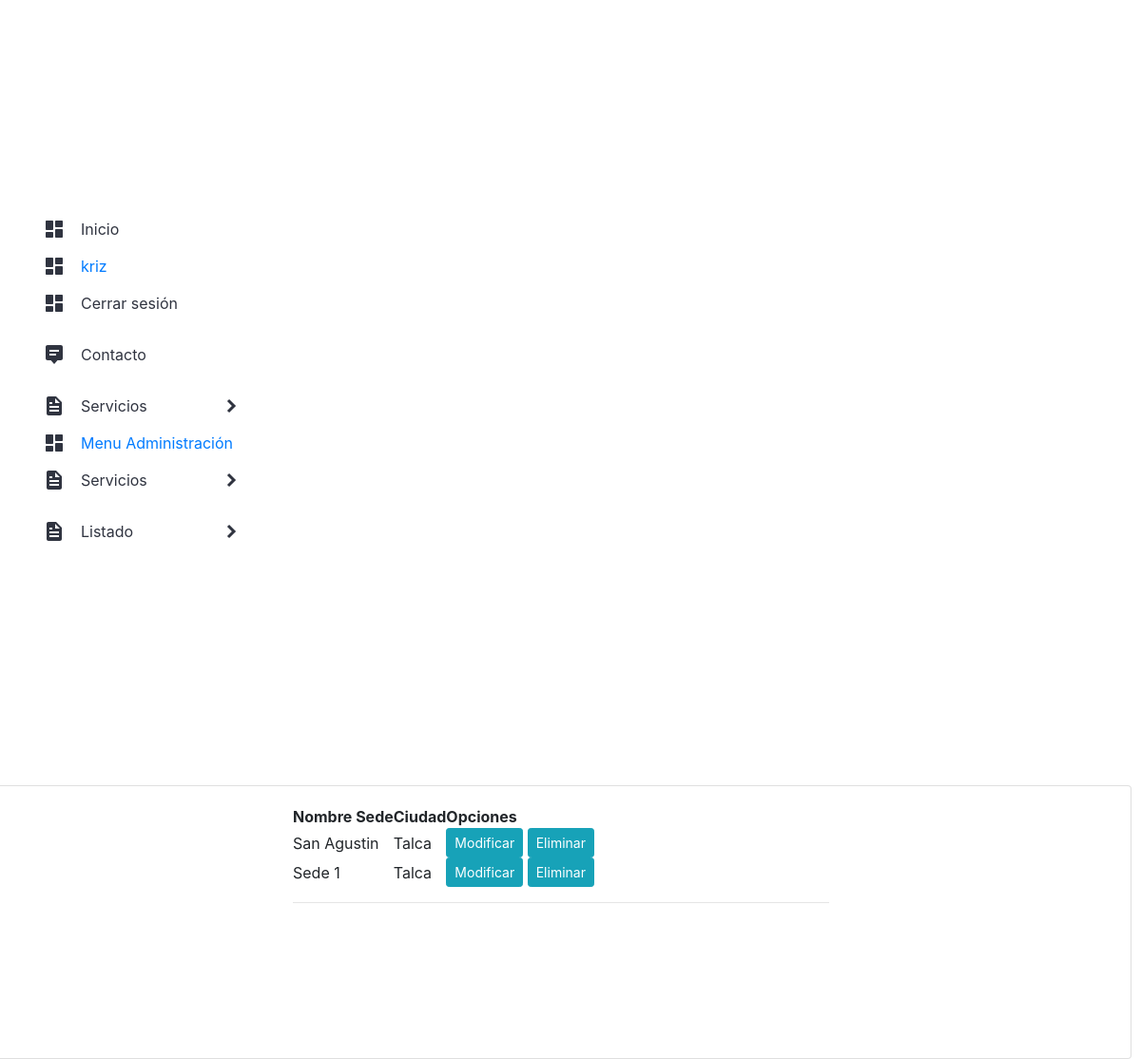
/listar_sedes/ (signed in), run on the app's committed database.
### app/models.py (models this page shows, shortened)
class Sede (models.Model):
    nombre_sede = models.CharField(max_length=255)
    ciudad = models.ForeignKey(Ciudad, on_delete = models.PROTECT)

class Ciudad (models.Model):
    nombre_ciudad = models.CharField(max_length=50)
    def __str__(self):
        return self.nombre_ciudad

### app/views.py (the view)
# urls.py: path('listar_sedes/', listar_sedes, name="listar_sedes"),
@login_required
def listar_sedes(request):
    Sedes = Sede.objects.all()
    data = {
        'Sedes': Sedes
    }
    return render(request, 'app/productos/listar_sedes.html', data)

### app/templates/app/productos/listar_sedes.html (shortened to what this page needs)
{% extends 'app/base.html' %}
{% block contenido %}
{% load humanize %}
<div class="card">
    <div class="card-body">
        <div class="row">
            <div class="col-12 col-md-6 offset-md-3">
                <table>
                    <tr>
                        <th>Nombre Sede</th>
                        <th>Ciudad</th>
                        <th>Opciones</th>
                    </tr>
                    {% for s in Sedes %}
                    <tr>
                        <td>{{ s.nombre_sede | title }}</td>
                        <td>{{ s.ciudad | title }}</td>
                        <td>
                            <a href="{% url 'modificar_sedes' s.id %}" class="btn btn-info btn-sm">Modificar</a>
                            <a href="#" onclick="eliminarSedes({{ s.id }})" class="btn btn-info btn-sm">Eliminar</a>
                        </td>
                    </tr>
                    {%endfor%}
                </table>
                <hr>
            </div>
        </div>
    </div>
</div>
{% endblock %}

### app/templates/app/base.html (shortened to what this page needs)
<!DOCTYPE html>
<html lang="es">
<head>
    {% load static %}
    <link rel="stylesheet" href="{% static 'app/css/styles.css' %}">
    <link rel="stylesheet" href="https://cdn.jsdelivr.net/npm/bootstrap@4.5.3/dist/css/bootstrap.min.css">
</head>
<body>
    <nav class="nav">
        <ul class="list">
            <li class="list__item">
                <div class="list__button">
                    <img src="{% static 'app/assets/dashboard.svg' %}" class="list__img">
                    <a href="{% url 'Index' %}" class="nav__link">Inicio</a>
                </div>
            </li>
            <li class="list__item">
                <div class="list__button">
                    <img src="{% static 'app/assets/dashboard.svg' %}" class="list__img">
                    <a href="#" class="nav_link">{{ user.username }}</a>
                </div>
            </li>
            <li class="list__item">
                <div class="list__button">
                    <img src="{% static 'app/assets/dashboard.svg' %}" class="list__img">
                    <a href="{% url 'logout' %}" class="nav__link">Cerrar sesión</a>
                </div>
            </li>
            <li class="list__item">
                <div class="list__button">
                    <img src="{% static 'app/assets/message.svg' %}" class="list__img">
                    <a href="{% url 'Contacto' %}" class="nav__link">Contacto</a>
                </div>
            </li>
            {% if user.is_authenticated %}
            <li class="list__item list__item--click">
                <div class="list__button list__button--click">
                    <img src="{% static 'app/assets/docs.svg' %}" class="list__img">
                    <a href="#" class="nav__link">Servicios</a>
                    <img src="{% static 'app/assets/arrow.svg' %}" class="list__arrow">
                </div>
                </li>
            {% if user.is_staff %}
            <li class="list__item">
                <div class="list__button">
                    <img src="{% static 'app/assets/dashboard.svg' %}" class="list__img">
                    <a href="{% url 'menuadmin' %}" class="nav_link">Menu Administración</a>
                </div>
            </li>
            <li class="list__item list__item--click">
                <div class="list__button list__button--click">
                    <img src="{% static 'app/assets/docs.svg' %}" class="list__img">
                    <a href="#" class="nav__link">Servicios</a>
                    <img src="{% static 'app/assets/arrow.svg' %}" class="list__arrow">
                </div>
                </li>
                <li class="list__item list__item--click">
                    <div class="list__button list__button--click">
                        <img src="{% static 'app/assets/docs.svg' %}" class="list__img">
                        <a href="#" class="nav__link">Listado</a>
                        <img src="{% static 'app/assets/arrow.svg' %}" class="list__arrow">
                    </div>
                </li>
            {% endif %}
            {% endif%}
        </ul>
    </nav>
    {% block contenido %}
    {% endblock %}
</body>
</html>

### app/static/app/css/styles.css (style rules this page uses)
* { margin: 0; padding: 0; box-sizing: border-box; }
body { background: #EAEBEF; font-family: 'Poppins', sans-serif; background-image: url(https://espaciocubierto.com/wp-content/uploads/2020/02/Fachada-UCM-7.jpeg); background-repeat: no-repeat; background-attachment: fixed; background-size: cover; height: 20em; }
.nav { width: 300px; }
.nav__link { color: #303440; display: block; padding: 15px 0; text-decoration: none; }
.list { width: 100%; height: 100vh; display: flex; justify-content: center; flex-direction: column; border-radius: 0 16px 16px 0; background: #fff; }
.list__item { list-style: none; width: 100%; text-align: center; overflow: hidden; }
.list__item--click { cursor: pointer; }
.list__button { display: flex; align-items: center; gap: 1em; width: 70%; margin: 0 auto; }
.list__arrow { margin-left: auto; transition: transform .3s; }
.card { display: block; padding: auto; margin: 10px 0 0 -10px; width: 100%; height: 90%; }

### data on the page
Sede: nombre_sede "San Agustin", ciudad "Talca"
Sede: nombre_sede "Sede 1", ciudad "Talca"

### other printed values
{{ user.username }} "kriz"
